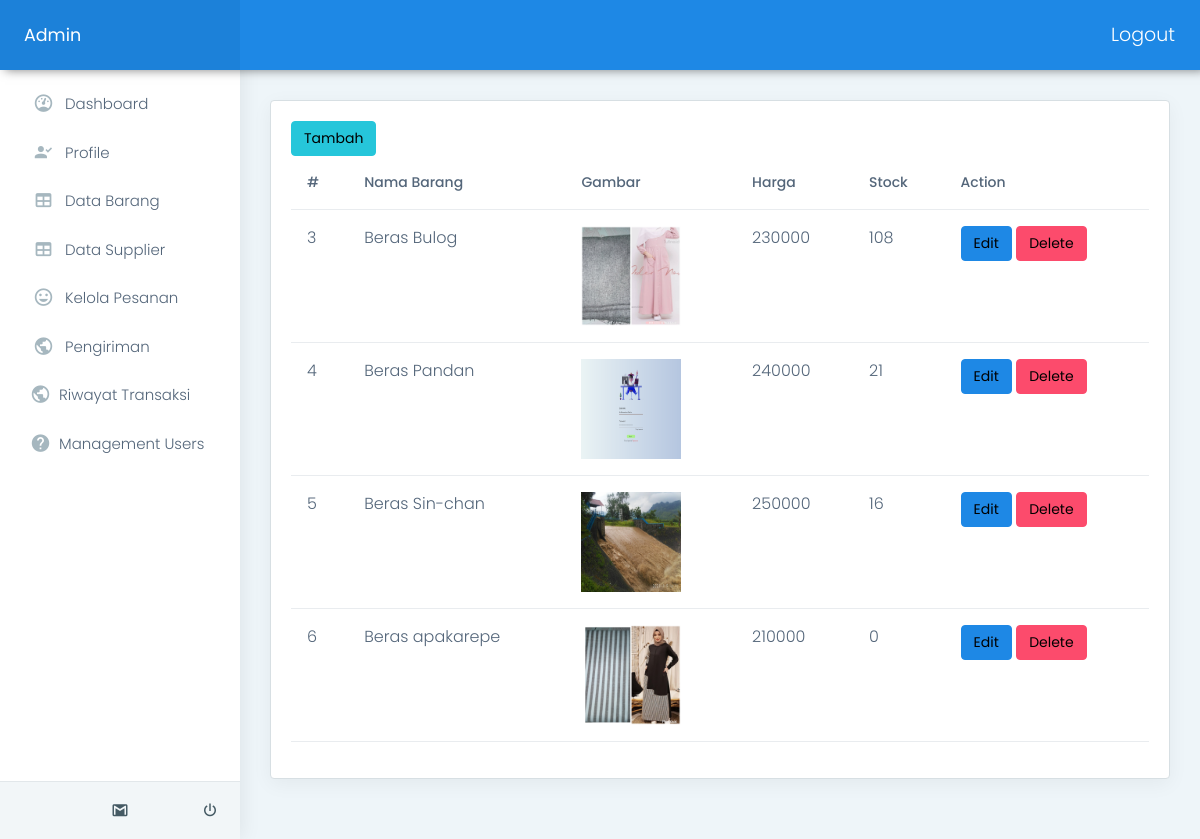
/admin/index.php?page=databarang (signed in), run on the app's committed database.
### tables this page shows
CREATE TABLE `tb_barang` (
  `Id_barang` int(11) NOT NULL,
  `Nama_barang` varchar(40) NOT NULL,
  `stock` int(11) DEFAULT NULL,
  `harga_beli` double NOT NULL,
  `harga` double NOT NULL,
  `gambar` varchar(100) DEFAULT NULL
);

### admin/databarang/index.php (the view)
<div class="card">
    <div class="card-body">
        <a class='btn btn-success' href='/ricemil/admin/index.php?page=databarang&modul=add'>Tambah</a>
        <table class="table user-table">
            <thead>
                <tr>
                    <th class="border-top-0">#</th>
                    <th class="border-top-0">Nama Barang</th>
                    <th class="border-top-0">Gambar</th>
                    <th class="border-top-0">Harga</th>
                    <th class="border-top-0">Stock</th>
                    <th class="border-top-0">Action</th>
                </tr>
            </thead>
            <tbody>
                <?php
                $query = "SELECT * FROM tb_barang";
                $result = mysqli_query($conn, $query);
                while ($row = mysqli_fetch_assoc($result)) {
                ?>
                    <tr>
                        <td><?php echo $row['Id_barang'] ?></td>
                        <td><?php echo $row['Nama_barang'] ?></td>
                        <td><img src="http://localhost/ricemil/assets/images/produk/<?php echo $row['gambar'] ?>" alt="alter" height="100px" width="100px"></td>
                        <td><?php echo $row['harga'] ?></td>
                        <td><?php echo $row['stock'] ? $row['stock'] : 0 ?></td>
                        <td>
                            <a class='btn btn-info' href="/ricemil/admin/index.php?page=databarang&modul=edit&id=<?php echo $row['Id_barang']; ?>">Edit</a>
                            <a class='btn btn-danger' href="/ricemil/admin/index.php?page=databarang&modul=delete&id=<?php echo $row['Id_barang']; ?>">Delete</a>
                        </td>
                    </tr>
                <?php
                }
                ?>
            </tbody>
        </table>
    </div>
</div>

### data on the page
tb_barang: Id_barang "3", Nama_barang "Beras Bulog", gambar (picture), harga "230000", stock "108"
tb_barang: Id_barang "4", Nama_barang "Beras Pandan", gambar (picture), harga "240000", stock "21"
tb_barang: Id_barang "5", Nama_barang "Beras Sin-chan", gambar (picture), harga "250000", stock "16"
tb_barang: Id_barang "6", Nama_barang "Beras apakarepe", gambar (picture), harga "210000"
